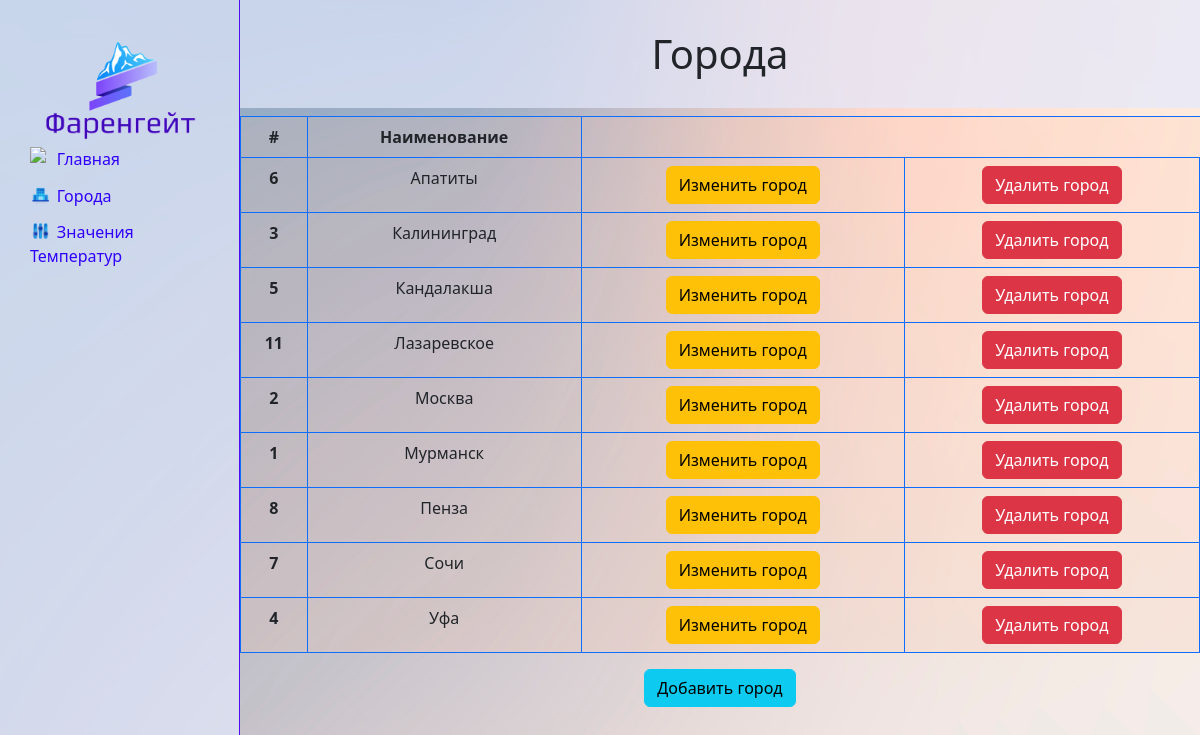
The page /database/ on the database as committed earlier.
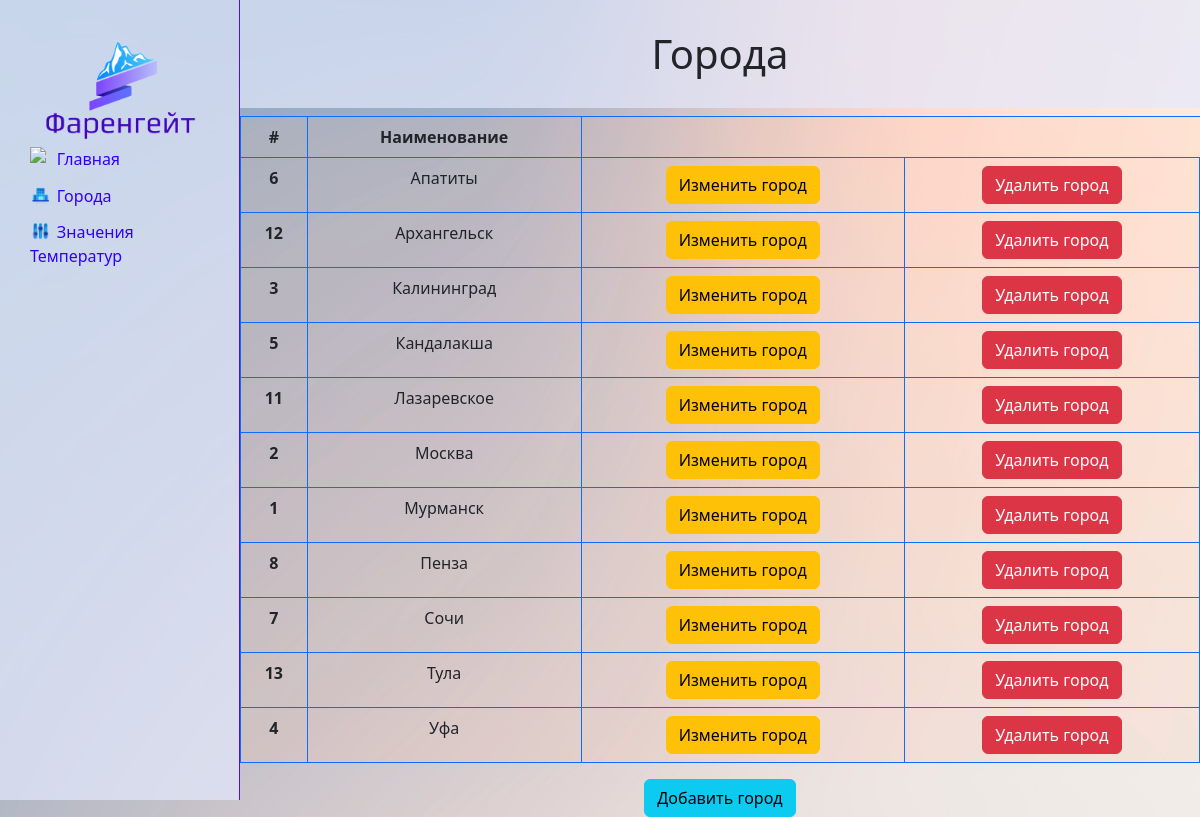
The same page on the database as committed later.
### database/models.py (models this page shows)
class CityBase(models.Model):
    name_city = models.CharField('Наименование', max_length=50)
    def __str__(self):
        return self.name_city
    class Meta:
        verbose_name = 'Город'
        verbose_name_plural= 'Города'

### database/views.py (the view)
# urls.py: path('',views.cityMetod, name='city'),
def cityMetod(request):
    cityForm = CityBase.objects.order_by('name_city')
    return render(request,'database/city.html',{'cityForm':cityForm})

### database/templates/database/city.html (shortened to what this page needs)
{% extends 'main/layout.html' %}
{% block content %}
<div class="zt">
    <h1>Города</h1>
    <div class="table-responsive">
        <table class="table table-bordered border-primary">
            <thead>
            <tr>
            <th scope="col">#</th>
            <th scope="col">Наименование</th>
            </tr>
            </thead>
            <tbody>
            <tr>
    <form method="post">
        {% for i in cityForm %}
        <th scope="row">{{ i.id }} </th>
                <td>{{i}}</td>
                <td><a href=""><button class="btn btn-warning">Изменить город</button></a></td>
                <td><a href="{% url 'deletecity' %}"><button class="btn btn-danger" type="submit">Удалить город</button></a></td>
    </form>
            </tr>
            {% endfor %}
            </tbody>
        </table>
        <a href="{% url 'createcity' %}"><button class="btn btn-info">Добавить город</button></a>
    </div>
</div>
{% endblock %}

### main/templates/main/layout.html (shortened to what this page needs)
{% load static %}
<!doctype html>
<html lang="ru">
<head>
    <link rel="stylesheet" href="https://cdn.jsdelivr.net/npm/bootstrap@5.2.3/dist/css/bootstrap.min.css">
    <link rel="stylesheet" href="{% static 'main/css/main.css' %}">
    <link rel="stylesheet" href="//code.jquery.com/ui/1.13.2/themes/base/jquery-ui.css">
</head>
<body>
    <aside>
        <div>
                <img src="{% static 'main/img/logo2.png' %}" alt="Логотип">
        <ui>
            <a href="{% url 'chart' %}"><li> <img src="/static/main/img/home.png" >Главная</li></a>
            <a href="{% url 'city' %}"><li><img src="/static/main/img/city.png" >Города</li></a>
            <a href="{% url 'temp' %}"><li><img src="/static/main/img/temp.png" >Значения Температур</li></a>
        </ui>
            </div>
    </aside>
    <main>
    {% block content %}
    {% endblock %}
    </main>
</body>
</html>

### main/static/main/css/main.css (style rules this page uses)
body { background-image: url(../img/back.jpg); background-repeat: no-repeat; background-attachment: fixed; background-size: cover; }
aside { float: left; width: 20%; height: 100vh; background-color: rgba(227,232,252,0.7); padding: 2.5%; border-right: 0.7px solid #4F0CF0; }
aside img { width: 100%; float: left; }
aside ui { list-style: none; }
aside ui li { padding-bottom:2%; padding-top:5%; color: #3000FA; display: block; }
aside ui li img { width: 15%; padding-right: 3%; }
aside ui a { text-decoration:none; }
td { text-align: center; align: center; }
.zt { float:center; text-align:center; }
.zt h1 { padding:2.5%; display:inline-block; width: 80%; background-color: rgba(227,232,252,0.7); }
table { padding-left: 25px%; width:50%; background-color: rgba(249,193,172,0.2); }
.zt form { width: 60%; display:inline-block; margin-top:20%; }

Rows that differ between the two databases and show on the page:
added CityBase: id "12", name_city "Архангельск"
added CityBase: id "13", name_city "Тула"
